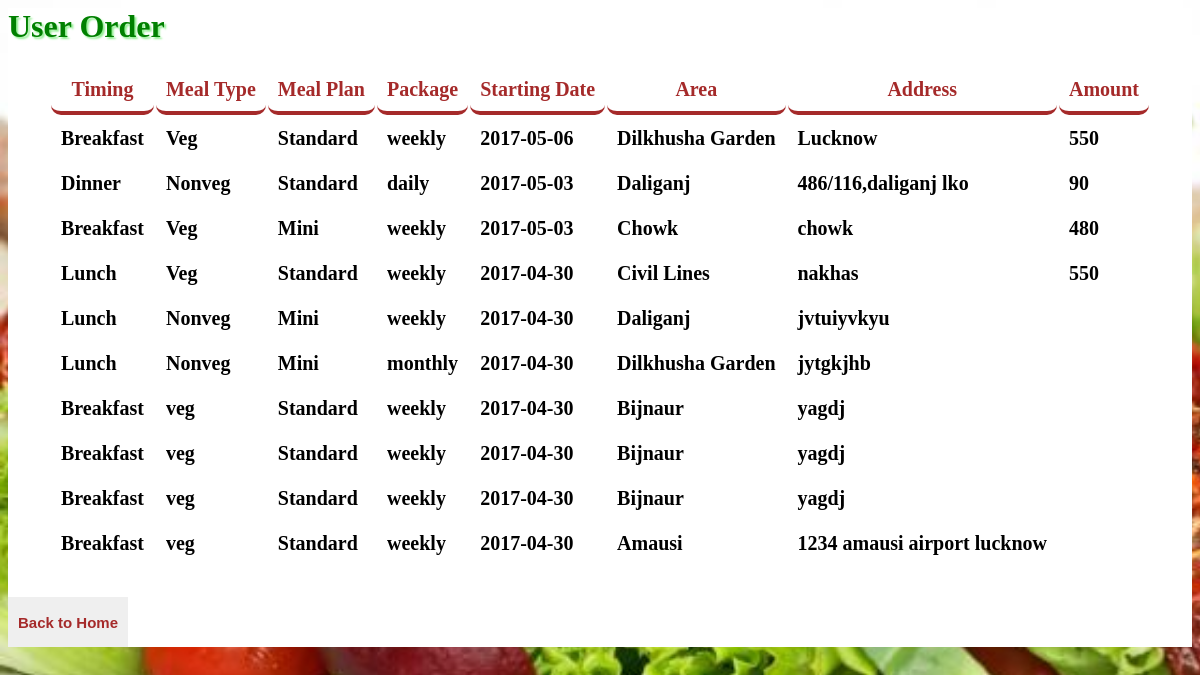
The page /adminZone/UserOrder.php on the database its author committed.
### tables this page shows
CREATE TABLE IF NOT EXISTS `ordernow` (
  `id` int(11) NOT NULL AUTO_INCREMENT,
  `Timing` varchar(50) NOT NULL,
  `MealType` varchar(50) NOT NULL,
  `MealPlan` varchar(50) NOT NULL,
  `Package` varchar(50) NOT NULL,
  `StartDate` varchar(20) NOT NULL,
  `Area` varchar(50) NOT NULL,
  `Address` varchar(500) NOT NULL,
  `Amount` varchar(50) NOT NULL,
  PRIMARY KEY (`id`)
);

### adminZone/UserOrder.php (the view, shortened to what this page needs)
<html>
    <head>
        <link href="../css/format.css" rel="stylesheet" type="text/css"/>
    </head>
    <body>
        <div class='feedback'>
        <h1>User Order</h1>
        <table cellpadding='10'>
            <tr>
                <th>Timing</th><th>Meal Type</th><th>Meal Plan</th><th>Package</th><th>Starting Date</th><th>Area</th><th>Address</th>
           <th>Amount</th> </tr>
            <?php
            include_once'../processes/connection.php';
            $query="select * from ordernow order by id desc";
            $result=mysqli_query($conn,$query);
            while($row=mysqli_fetch_array($result))
            {
            ?>
            <tr>
                <td><?php echo $row['Timing'] ?></td><td><?php echo $row['MealType'] ?></td><td><?php echo $row['MealPlan'] ?></td><td><?php echo $row['Package'] ?></td><td><?php echo $row['StartDate'] ?></td><td><?php echo $row['Area']?></td><td><?php echo $row['Address']?></td><td><?php echo $row['Amount']?></td>
            </tr>
            <?php } ?>
        </table>
        <input type="button" value="Back to Home" style="width: 120px; height: 50px; margin-top: 30px; font-size: 15px; border: 0; cursor: pointer; color:brown; font-weight: bold;" onclick="location.href='adminhome.php'">
            </div>
    </body>
</html>

### assets/css/format.css (style rules this page uses)
body { background-image: url('../images/back.jpg'); background-size: cover; }
.feedback { background-color: white; opacity: 0.8 text-align: center; //border:1px solid red; }
.feedback h1 { color: green; text-shadow: 2px 2px 2px lightgreen; }
table { //border:1px solid red; margin: 0px auto; }
table tr th { border-bottom: 4px solid brown; border-radius: 10px; color: brown; font-size: 20px; }
table tr td { font-size: 20px; HP Simplified; color: black; font-weight: bold; }

### rows shown on the page
ordernow: Timing "Breakfast", MealType "Veg", MealPlan "Standard", Package "weekly", StartDate "2017-05-06", Area "Dilkhusha Garden", Address "Lucknow", Amount "550"
ordernow: Timing "Dinner", MealType "Nonveg", MealPlan "Standard", Package "daily", StartDate "2017-05-03", Area "Daliganj", Address "486/116,daliganj lko", Amount "90"
ordernow: Timing "Breakfast", MealType "Veg", MealPlan "Mini", Package "weekly", StartDate "2017-05-03", Area "Chowk", Address "chowk", Amount "480"
ordernow: Timing "Lunch", MealType "Veg", MealPlan "Standard", Package "weekly", StartDate "2017-04-30", Area "Civil Lines", Address "nakhas", Amount "550"
ordernow: Timing "Lunch", MealType "Nonveg", MealPlan "Mini", Package "weekly", StartDate "2017-04-30", Area "Daliganj", Address "jvtuiyvkyu"
ordernow: Timing "Lunch", MealType "Nonveg", MealPlan "Mini", Package "monthly", StartDate "2017-04-30", Area "Dilkhusha Garden", Address "jytgkjhb"
ordernow: Timing "Breakfast", MealType "veg", MealPlan "Standard", Package "weekly", StartDate "2017-04-30", Area "Bijnaur", Address "yagdj"
ordernow: Timing "Breakfast", MealType "veg", MealPlan "Standard", Package "weekly", StartDate "2017-04-30", Area "Bijnaur", Address "yagdj"
ordernow: Timing "Breakfast", MealType "veg", MealPlan "Standard", Package "weekly", StartDate "2017-04-30", Area "Bijnaur", Address "yagdj"
ordernow: Timing "Breakfast", MealType "veg", MealPlan "Standard", Package "weekly", StartDate "2017-04-30", Area "Amausi", Address "1234 amausi airport lucknow"
